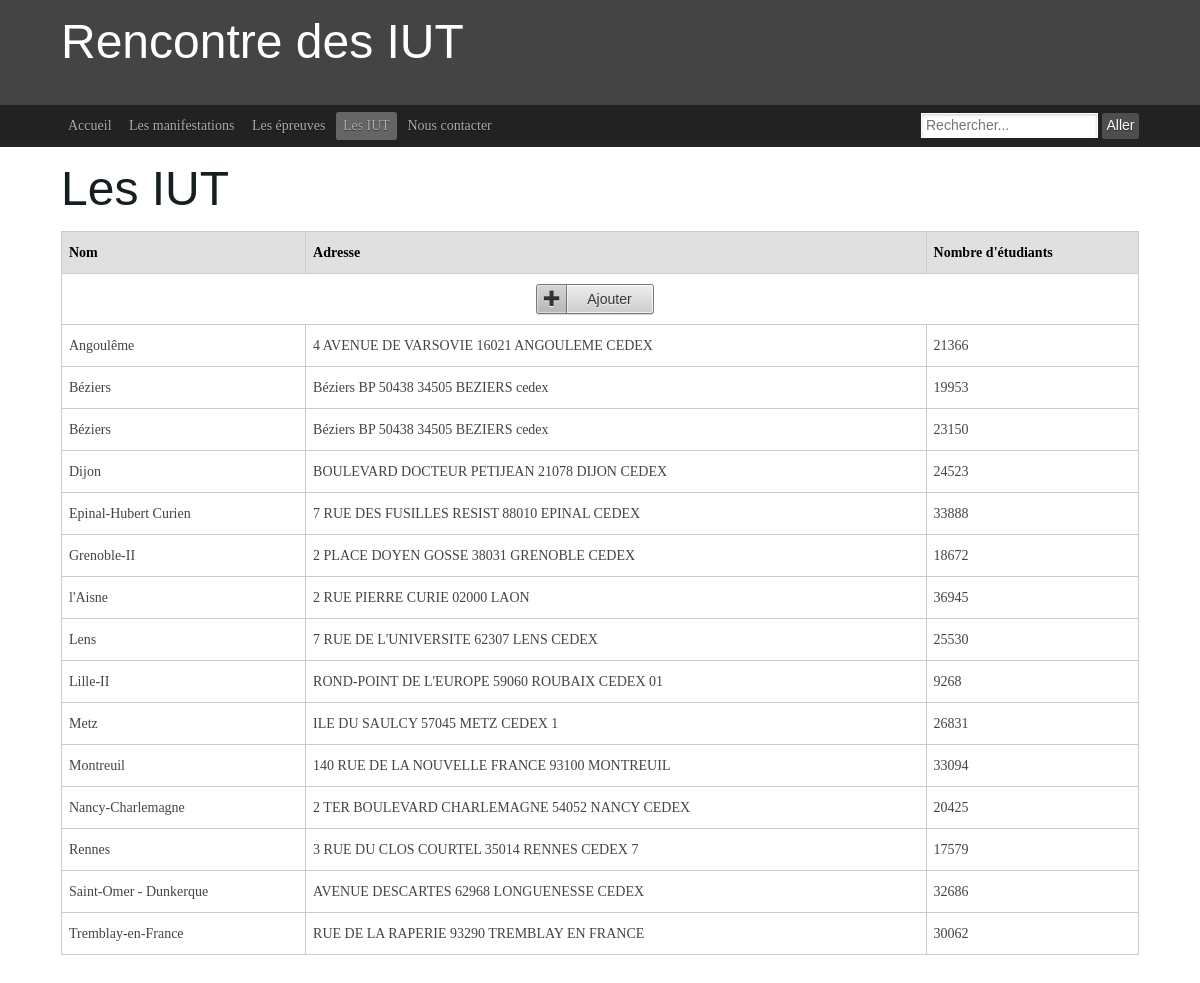
/iut.php, run on the app's committed database.
### tables this page shows
create table iut (
noIut int(5) not null auto_increment,
nomIut varchar(80),
adresse varchar(80),
nbEtudiants int(5),
primary key (noIut)
);

### queryUtil.php (called while the page is built, shortened)
<?php
function query($query) {
    $bdd = mysqli_connect('aquassaut.pwnz.org','proje','tbdd','projet');
    $result = mysqli_query($bdd, $query);
    return mysqli_fetch_all($result);
}
?>

### iut.php (the view)
<?php
require_once "queryUtil.php";
require_once "pageTemplate.php";
function selectAllIUT() {
    $q = 'select * from iut order by nomIut;';
    return query($q);
}
function printAllIUT()
{
    $array = selectAllIUT();
    echo ('
                    <article class="ym-content">
                        <table class="bordertable">
                            <thead>
                                <tr>
                                    <th>Nom</th>
                                    <th>Adresse</th>
                                    <th>Nombre d\'étudiants</th>
                                </tr>
                            </thead>
                            <tbody>
                                <tr id="0">
                                    <td colspan="3">
                                        <center>
                                            <button class="ym-button ym-add" onclick="popForm(0);">Ajouter</button>
                                        </center>
                                    </td>
                                </tr>
    ');
    foreach( $array as $activ)
    {
        echo('
                                <tr id="'.$activ[0].'">
                                    <td>'.$activ[1].'</td>
                                    <td>'.$activ[2].'</td>
                                    <td>'.$activ[3].'</td>
                                </tr>
        ');
    }
    echo ('
                            </tbody>
                        </table>
                    </article>
    ');
}
pheader("iut.php");
printAllIUT();
pfooter();

### pageTemplate.php
<?php
function pheader($pageName) {
    $pages = [
        ["accueil.php", "Accueil"],
        ["manifs.php", "Les manifestations"],
        ["epreuves.php", "Les épreuves"],
        ["iut.php", "Les IUT"],
        ["contact.php", "Nous contacter"]
    ];
    $caller = -1;
    for($i = 0; $i < count($pages); $i += 1) {
        if ($pageName === $pages[$i][0]) {
            $caller = $i;
            break;
        }
    }
    $title = '';
    if ($caller === -1) {
        $title .= $pageName;
    } else {
        $title .= $pages[$caller][1];
    }
    echo ('
<!DOCTYPE html>
<html>
<head>
    <meta charset="utf-8">
    <title>Site des manifestations inter-IUT</title>
    <link rel="stylesheet" type="text/css" href="lib/yaml/yaml/core/base.css">
    <link rel="stylesheet" type="text/css" href="lib/yaml/yaml/forms/gray-theme.css">
    <link rel="stylesheet" type="text/css" href="lib/yaml/yaml/navigation/hlist.css">
    <link rel="stylesheet" type="text/css" href="lib/yaml/yaml/navigation/vlist.css">
    <link rel="stylesheet" type="text/css" href="lib/yaml/yaml/screen/screen-FULLPAGE-layout.css">
    <link rel="stylesheet" type="text/css" href="lib/yaml/yaml/screen/typography.css">
    <link rel="stylesheet" type="text/css" href="lib/yaml/yaml/modifs.css">
</head>
<body>
    <header>
        <div class="ym-wrapper">
            <div class="ym-wbox">
                <hgroup>
                    <h1> Rencontre des IUT </h1>
                </hgroup>
            </div>
        </div>
    </header>
    <nav id="nav">
        <div class="ym-wrapper">
            <div class= "ym-hlist">
                <ul>
    ');
    foreach($pages as $page) {
        if ($pageName === $page[0]) {
            echo('
                    <li class="active"><a href="'.$page[0].'">'.$page[1].'</a></li>
            ');
        } else {
            echo('
                    <li><a href="'.$page[0].'">'.$page[1].'</a></li>
            ');
        }
    }
    echo('
                </ul>
                <form class="ym-searchform" action="recherche.php" method="get">
                    <input class="ym-searchfield" name="recherche" type="search" placeholder="Rechercher...">
                    <input class="ym-searchbutton" type="submit" value="Aller">
                </form>
            </div>
        </div>
    </nav>
    <main>
        <div class="ym-wrapper">
            <div class="ym-wbox">
                <h1>'.$title.'</h1>
                <section class="ym-grid linearize-level-1">
    ');
}
function pfooter() {
    echo ('
                </section>
            </div>
        </div>
    </main>
    <footer>
    </footer>
</body>
</html>
    ');
}

### data on the page
iut: nomIut "Angoulême", adresse "4 AVENUE DE VARSOVIE 16021 ANGOULEME CEDEX", nbEtudiants "21366"
iut: nomIut "Béziers", adresse "Béziers BP 50438 34505 BEZIERS cedex", nbEtudiants "19953"
iut: nomIut "Béziers", adresse "Béziers BP 50438 34505 BEZIERS cedex", nbEtudiants "23150"
iut: nomIut "Dijon", adresse "BOULEVARD DOCTEUR PETIJEAN 21078 DIJON CEDEX", nbEtudiants "24523"
iut: nomIut "Epinal-Hubert Curien", adresse "7 RUE DES FUSILLES RESIST 88010 EPINAL CEDEX", nbEtudiants "33888"
iut: nomIut "Grenoble-II", adresse "2 PLACE DOYEN GOSSE 38031 GRENOBLE CEDEX", nbEtudiants "18672"
iut: nomIut "l'Aisne", adresse "2 RUE PIERRE CURIE 02000 LAON", nbEtudiants "36945"
iut: nomIut "Lens", adresse "7 RUE DE L'UNIVERSITE 62307 LENS CEDEX", nbEtudiants "25530"
iut: nomIut "Lille-II", adresse "ROND-POINT DE L'EUROPE 59060 ROUBAIX CEDEX 01", nbEtudiants "9268"
iut: nomIut "Metz", adresse "ILE DU SAULCY 57045 METZ CEDEX 1", nbEtudiants "26831"
iut: nomIut "Montreuil", adresse "140 RUE DE LA NOUVELLE FRANCE 93100 MONTREUIL", nbEtudiants "33094"
iut: nomIut "Nancy-Charlemagne", adresse "2 TER BOULEVARD CHARLEMAGNE 54052 NANCY CEDEX", nbEtudiants "20425"
iut: nomIut "Rennes", adresse "3 RUE DU CLOS COURTEL 35014 RENNES CEDEX 7", nbEtudiants "17579"
iut: nomIut "Saint-Omer - Dunkerque", adresse "AVENUE DESCARTES 62968 LONGUENESSE CEDEX", nbEtudiants "32686"
iut: nomIut "Tremblay-en-France", adresse "RUE DE LA RAPERIE 93290 TREMBLAY EN FRANCE", nbEtudiants "30062"

### other printed values
$page[1] "Accueil"
$page[1] "Les manifestations"
$page[1] "Les épreuves"
$page[1] "Les IUT"
$page[1] "Nous contacter"
$title "Les IUT"
